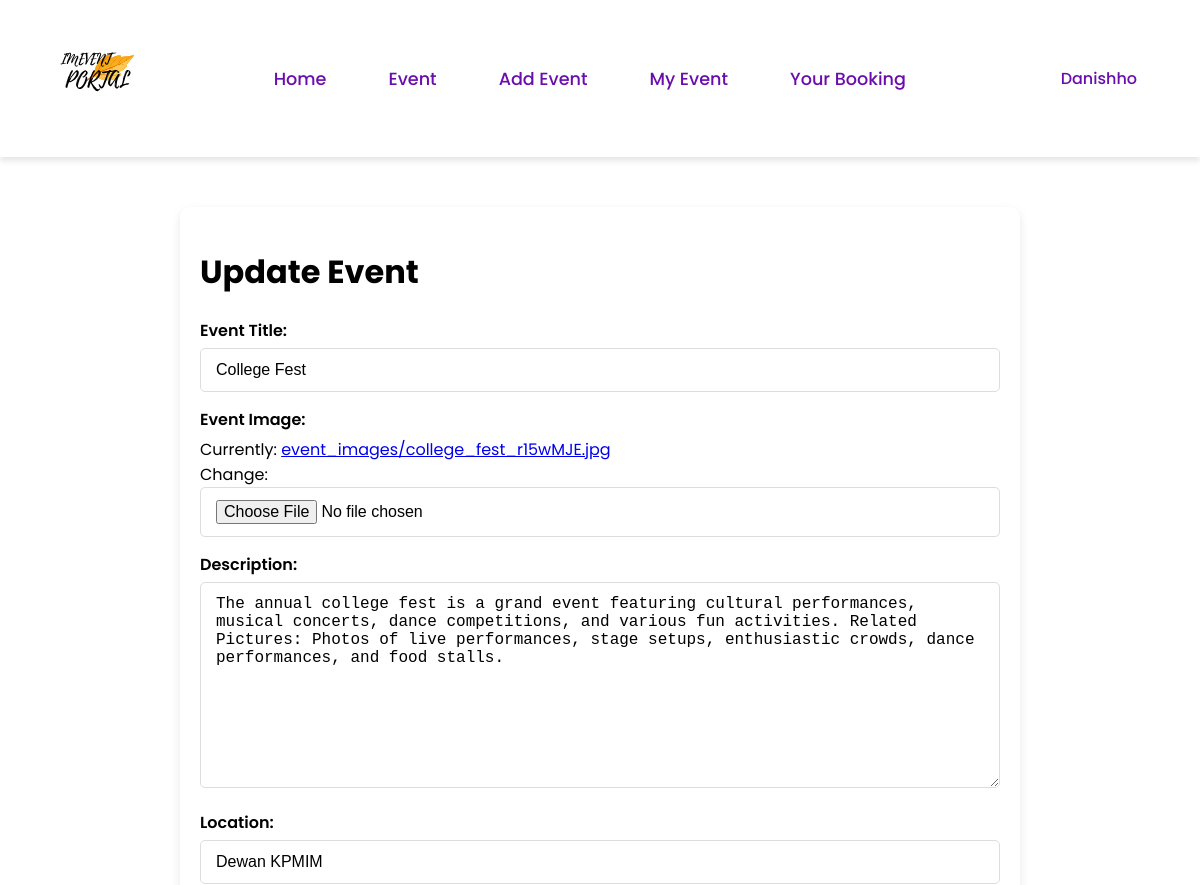
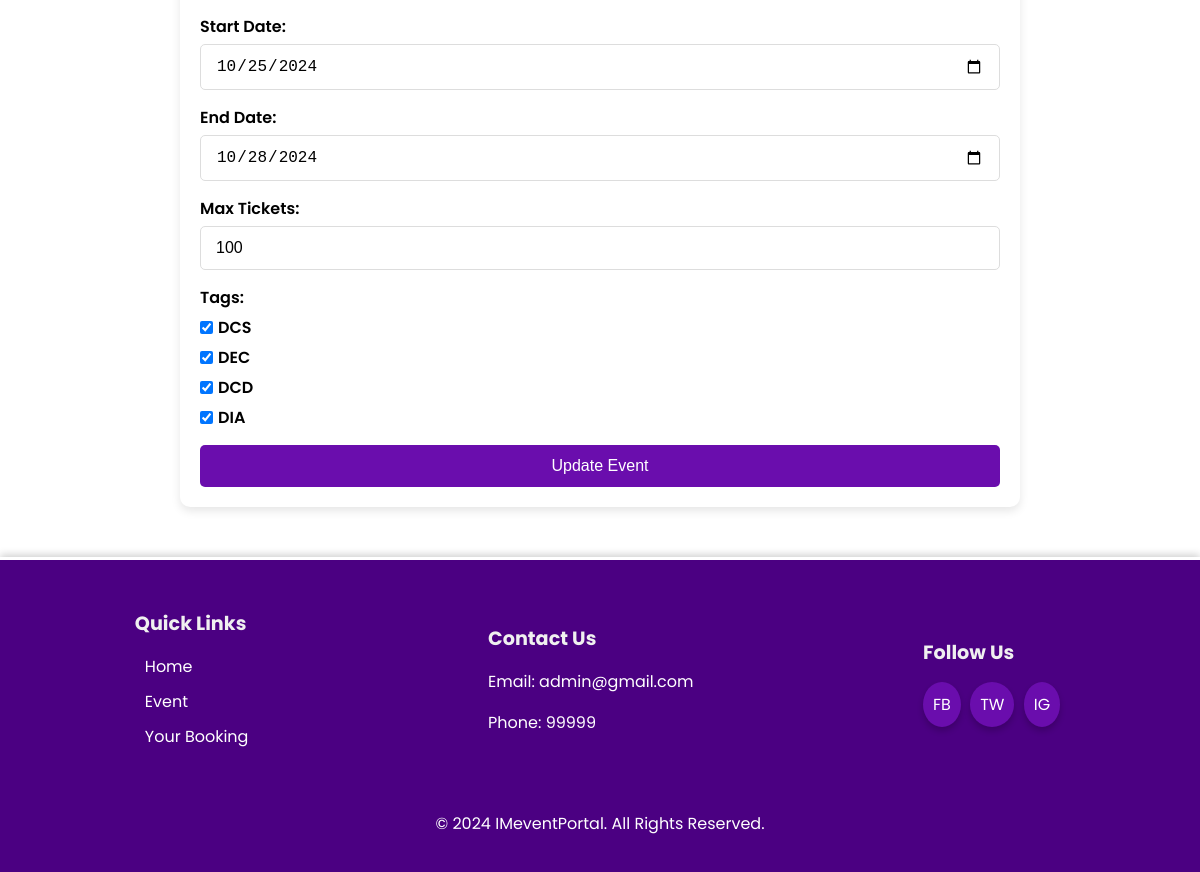
Page /updateEvent/1 (signed in) on the committed database (2 pictures, top to bottom).
### Event/models.py (models this page shows, shortened)
class CustomUser(AbstractUser):
    email = models.EmailField(unique=True)
    user_type = models.CharField(max_length=10, choices=USER_TYPE_CHOICES, default='student')
    phone_number = models.CharField(max_length=15, null=True, blank=True)

class Event(models.Model):
    event_id = models.AutoField(primary_key=True)
    title = models.CharField(max_length=200)
    image = models.ImageField(upload_to='event_images/')
    description = models.TextField()
    location = models.CharField(max_length=255)
    start_date = models.DateField()
    end_date = models.DateField()
    max_tickets = models.PositiveIntegerField()
    tags = models.ManyToManyField(Tag, related_name='events', blank=True)
    created_by = models.ForeignKey(CustomUser, related_name='created_events', on_delete=models.CASCADE, limit_choices_to={'user_type': 'mpp'})

### Event/views.py (the view, shortened to what this page needs)
# urls.py: path('updateEvent/<int:event_id>', views.update_event, name='update_event'),
def update_event(request, event_id):
    event = Event.objects.get(pk=event_id)
    if request.method == 'GET':
        form = EventForm()
        form = EventForm(initial={'title': event.title, 'image': event.image, 'description': event.description,
                                  'location': event.location, 'start_date': event.start_date,
                                  'end_date': event.end_date, 'max_tickets': event.max_tickets, 'tags': event.tags.all()})
        if request.user.user_type == 'Admin':
            return render(request,'adminUpdateEvent.html',{'form': form})
        return render(request, 'updateEvent.html', {'form': form, })

### Event/forms.py
class EventForm(forms.ModelForm):
    tags = forms.ModelMultipleChoiceField(
        queryset=Tag.objects.all(),
        widget=forms.CheckboxSelectMultiple,
        required=False,
        label="Select Tags"
    )
    class Meta:
        model = Event
        fields = ['title', 'image', 'description', 'location', 'start_date', 'end_date', 'max_tickets', 'tags']
        widgets = {
            'start_date': forms.DateInput(attrs={'type': 'date', 'placeholder': 'YYYY-MM-DD'}),
            'end_date': forms.DateInput(attrs={'type': 'date', 'placeholder': 'YYYY-MM-DD'}),
        }

### Event/models.py (called while the page is built)
    def __str__(self):
        return self.name

### Event/templates/updateEvent.html (shortened to what this page needs)
{% extends 'base.html' %}
{% load static %}
{% block extra_head %}
    <link rel="stylesheet" href="{% static 'css/addevent.css'%}">
{% endblock %}
{% block content %}
<div class="form-container">
    <h1> Update Event</h1>
    <form method="POST" enctype="multipart/form-data" class="addevent-form">
        <div class="form-group">
            <label for="title">Event Title:</label>
            {{ form.title }}
        </div>
        <div class="form-group">
            <label for="image">Event Image:</label>
            {{ form.image }}
        </div>
        <div class="form-group">
            <label for="description">Description:</label>
            {{ form.description }}
        </div>
        <div class="form-group">
            <label for="location">Location:</label>
            {{ form.location }}
        </div>
        <div class="form-group">
            <label for="start_date">Start Date:</label>
            {{ form.start_date }}
        </div>
        <div class="form-group">
            <label for="end_date">End Date:</label>
            {{ form.end_date }}
        </div>
        <div class="form-group">
            <label for="max_tickets">Max Tickets:</label>
            {{ form.max_tickets }}
        </div>
        <div class="form-group">
            <label for="tags">Tags:</label>
            <div class="checkbox-group">
            {{ form.tags }}
            </div>
        </div>
        <button type="submit">Update Event</button>
    </form>
</div>
{% endblock %}

### Event/templates/base.html (shortened to what this page needs)
{% load static %}
<!doctype html>
<html lang="en">
<head>
    <link rel="stylesheet" href="https://cdnjs.cloudflare.com/ajax/libs/font-awesome/6.0.0-beta3/css/all.min.css">
    {% block extra_head %}
    {% endblock %}
</head>
<body>
    <div class="wrapper">
        <nav class="nav">
            <div class="container">
                <div class="nav-content">
                    <div class="logo">
                        <img src="{% static 'image/IMEVENT.svg' %}" alt="Logo">
                    </div>
                    <div class="nav-links">
                        <a href="{% url 'index' %}" class="{% if request.path == '/' %}active{% endif %}">Home</a>
                        <a href="{% url 'event' %}" class="{% if request.path == '/event/' %}active{% endif %}">Event</a>
                        {% if request.user.user_type == 'Mpp' or request.user.user_type == 'Admin' %}
                            <a href="{% url 'createEvent' %}" class="{% if request.path == '/createEvent/' %}active{% endif %}">Add Event</a>
                            <a href="{% url 'myevent' %}" class="{% if request.path == '/myevent/' %}active{% endif %}">My Event</a>
                        {% endif %}
                        <a href="{% url 'yourbooking' %}" class="{% if request.path == '/yourbooking/' %}active{% endif %}">Your Booking</a>
                    </div>
                    <div class="nav-actions">
                        {% if request.user.is_authenticated %}
                            <div class="dropdown">
                                <a href="javascript:void(0)">{{ request.user.username }}</a>
                            </div>
                        {% else %}
                            <a href="{% url 'login' %}">Log In</a>
                            <a href="{% url 'register' %}">Register</a>
                        {% endif %}
                    </div>
                </div>
            </div>
        </nav>
        <main>
            {% block content %}
            {% endblock %}
        </main>
    <footer>
        <div class="footer-navigation">
            <h3>Quick Links</h3>
            <ul>
                <li><a href="{% url 'index' %}">Home</a></li>
                <li><a href="{% url 'event' %}">Event</a></li>
                <li><a href="{% url 'yourbooking' %}">Your Booking</a></li>
            </ul>
        </div>
        <div class="footer-contact">
            <h3>Contact Us</h3>
            <p>Email: admin@gmail.com</p>
            <p>Phone: 99999</p>
        </div>
        <div class="footer-social">
            <h3>Follow Us</h3>
            <div class="social-icons">
                <a href="https://facebook.com" target="_blank" class="social-icon">FB</a>
                <a href="https://twitter.com" target="_blank" class="social-icon">TW</a>
                <a href="https://instagram.com" target="_blank" class="social-icon">IG</a>
            </div>
        </div>
        <div style="width: 100%; text-align: center; padding-top: 20px; color: #fff;">
            <p>&copy; 2024 IMeventPortal. All Rights Reserved.</p>
        </div>
    </footer>
</body>
</html>

### Event/static/css/addevent.css (style rules this page uses)
.form-container { max-width: 800px; margin: 50px auto; padding: 20px; background-color: #fff; border-radius: 10px; box-shadow: 0 4px 10px rgba(0, 0, 0, 0.1); }
.addevent-form input, .addevent-form textarea, .addevent-form select { width: 100%; margin-bottom: 15px; padding: 12px 15px; border: 1px solid #ddd; border-radius: 5px; box-sizing: border-box; font-size: 16px; }
.addevent-form button { width: 100%; padding: 12px; background-color: #6a0dad; color: #fff; border: none; border-radius: 5px; font-size: 16px; cursor: pointer; transition: background-color 0.3s ease; }
.addevent-form label { font-weight: 600; margin-bottom: 5px; display: block; }
.checkbox-group { margin-bottom: 10px; display: flex; flex-wrap: wrap; gap: 10px; }
.checkbox-group label { display: inline-flex; align-items: center; gap: 5px; margin-right: 15px; }
.checkbox-group input[type="checkbox"] { width: auto; margin: 0; }

### Event/templates/base.html (style rules this page uses)
body, html { font-family: 'Poppins', sans-serif; margin: 0; padding: 0; height: 100%; display: flex; flex-direction: column; }
.wrapper { min-height: 100vh; display: flex; flex-direction: column; justify-content: space-between; }
.nav { background-color: #ffffff; box-shadow: 0 4px 6px rgba(0, 0, 0, 0.1); position: sticky; top: 0; z-index: 1000; }
.container { margin-left: auto; margin-right: auto; max-width: 80rem; padding-left: 1rem; padding-right: 1rem; display: flex; align-items: center; justify-content: space-between; }
.nav-content { display: flex; align-items: center; width: 100%; justify-content: space-between; }
.logo img { height: 150px; }
.nav-links { display: flex; align-items: center; }
.nav-links a { margin-right: 2rem; text-decoration: none; color: #6a0dad; font-size: 1.1rem; font-weight: 500; padding: 10px 15px; transition: background-color 0.3s, color 0.3s; border-radius: 5px; }
.nav-actions { display: flex; align-items: center; position: relative; }
.nav-actions .dropdown { position: relative; display: inline-block; }
.nav-actions a { margin-right: 2rem; text-decoration: none; color: #6a0dad; font-weight: 500; padding: 10px 15px; transition: background-color 0.3s; border-radius: 5px; }
footer { background-color: #4B0082; color: #ffffff; padding: 20px; display: flex; flex-wrap: wrap; justify-content: space-around; align-items: center; border-top: 3px solid #ffffff; box-shadow: 0 -2px 8px rgba(0, 0, 0, 0.2); margin-top: auto; }
.footer-navigation, .footer-contact, .footer-social { margin: 10px; }
.footer-navigation h3, .footer-contact h3, .footer-social h3 { color: #f0f0f0; margin-bottom: 15px; font-size: 1.2rem; }
.footer-navigation ul, .footer-social .social-icons { list-style: none; padding: 0; }
.footer-navigation ul li, .social-icon { margin-bottom: 10px; transition: transform 0.3s ease, background-color 0.3s ease, box-shadow 0.3s ease; }
.footer-navigation ul li a, .social-icon { color: #ffffff; text-decoration: none; font-size: 1rem; padding: 5px 10px; border-radius: 8px; transition: color 0.3s ease, background-color 0.3s ease; }
.social-icon { display: inline-block; padding: 10px; background-color: #6A0DAD; margin-right: 5px; border-radius: 50%; box-shadow: 0 4px 6px rgba(0, 0, 0, 0.2); }

### rows in the picture
CustomUser: user.username "Danishho"
Event: title "College Fest", description "The annual college fest is a grand event featuring cultural performances, musical concerts, dance competitions, and various fun activities. Related Pictures: Photos of live performances, stage setups, enthusiastic crowds, dance performances, and food stalls.", location "Dewan KPMIM", start_date "10/25/2024", end_date "10/28/2024", max_tickets "100"
